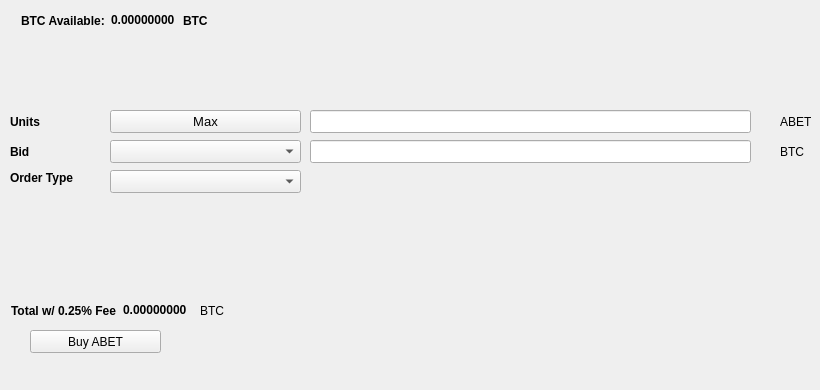
   <widget class="QWidget" name="BuyTab">
    <attribute name="title">
     <string>Buy</string>
    </attribute>
    <widget class="QPushButton" name="BuyABET">
     <property name="geometry">
      <rect>
       <x>30</x>
       <y>330</y>
       <width>131</width>
       <height>23</height>
      </rect>
     </property>
     <property name="text">
      <string>Buy ABET</string>
     </property>
     <property name="icon">
      <iconset resource="../altbet.qrc">
       <normaloff>:/icons/bitcoin</normaloff>:/icons/bitcoin</iconset>
     </property>
    </widget>
    <widget class="QLabel" name="label_3">
     <property name="geometry">
      <rect>
       <x>10</x>
       <y>110</y>
       <width>46</width>
       <height>23</height>
      </rect>
     </property>
     <property name="font">
      <font>
       <weight>75</weight>
       <bold>true</bold>
      </font>
     </property>
     <property name="text">
      <string>Units</string>
     </property>
    </widget>
    <widget class="QLineEdit" name="UnitsInput">
     <property name="geometry">
      <rect>
       <x>310</x>
       <y>110</y>
       <width>441</width>
       <height>23</height>
      </rect>
     </property>
     <property name="font">
      <font>
       <pointsize>9</pointsize>
       <weight>75</weight>
       <bold>true</bold>
      </font>
     </property>
    </widget>
    <widget class="QLineEdit" name="BuyBidPriceEdit">
     <property name="geometry">
      <rect>
       <x>310</x>
       <y>140</y>
       <width>441</width>
       <height>23</height>
      </rect>
     </property>
     <property name="font">
      <font>
       <pointsize>9</pointsize>
       <weight>75</weight>
       <bold>true</bold>
      </font>
     </property>
    </widget>
    <widget class="QLabel" name="label_4">
     <property name="geometry">
      <rect>
       <x>780</x>
       <y>110</y>
       <width>31</width>
       <height>23</height>
      </rect>
     </property>
     <property name="text">
      <string>ABET</string>
     </property>
    </widget>
    <widget class="QLabel" name="label_5">
     <property name="geometry">
      <rect>
       <x>780</x>
       <y>140</y>
       <width>31</width>
       <height>23</height>
      </rect>
     </property>
     <property name="text">
      <string>BTC</string>
     </property>
    </widget>
    <widget class="QLabel" name="label_6">
     <property name="geometry">
      <rect>
       <x>10</x>
       <y>140</y>
       <width>46</width>
       <height>23</height>
      </rect>
     </property>
     <property name="font">
      <font>
       <weight>75</weight>
       <bold>true</bold>
      </font>
     </property>
     <property name="text">
      <string>Bid</string>
     </property>
    </widget>
    <widget class="QLabel" name="label_7">
     <property name="geometry">
      <rect>
       <x>10</x>
       <y>170</y>
       <width>91</width>
       <height>16</height>
      </rect>
     </property>
     <property name="font">
      <font>
       <weight>75</weight>
       <bold>true</bold>
      </font>
     </property>
     <property name="text">
      <string>Order Type</string>
     </property>
    </widget>
    <widget class="QPushButton" name="Buy_Max_Amount">
     <property name="geometry">
      <rect>
       <x>110</x>
       <y>110</y>
       <width>191</width>
       <height>23</height>
      </rect>
     </property>
     <property name="font">
      <font>
       <pointsize>10</pointsize>
      </font>
     </property>
     <property name="text">
      <string>Max</string>
     </property>
    </widget>
    <widget class="QComboBox" name="BuyBidcomboBox">
     <property name="geometry">
      <rect>
       <x>110</x>
       <y>140</y>
       <width>191</width>
       <height>23</height>
      </rect>
     </property>
     <property name="font">
      <font>
       <pointsize>10</pointsize>
      </font>
     </property>
    </widget>
    <widget class="QComboBox" name="buyOrdertypeCombo">
     <property name="geometry">
      <rect>
       <x>110</x>
       <y>170</y>
       <width>191</width>
       <height>23</height>
      </rect>
     </property>
     <property name="font">
      <font>
       <pointsize>10</pointsize>
      </font>
     </property>
    </widget>
    <widget class="QWidget" name="layoutWidget1">
     <property name="geometry">
      <rect>
       <x>21</x>
       <y>11</y>
       <width>227</width>
       <height>19</height>
      </rect>
     </property>
     <layout class="QHBoxLayout" name="horizontalLayout_3">
      <item>
       <widget class="QLabel" name="label232">
        <property name="font">
         <font>
          <weight>75</weight>
          <bold>true</bold>
         </font>
        </property>
        <property name="text">
         <string>BTC Available:</string>
        </property>
       </widget>
      </item>
      <item>
       <widget class="QLabel" name="BtcAvailableLbl">
        <property name="palette">
         <palette>
          <active>
           <colorrole role="WindowText">
            <brush brushstyle="SolidPattern">
             <color alpha="255">
              <red>0</red>
              <green>0</green>
              <blue>0</blue>
             </color>
            </brush>
           </colorrole>
           <colorrole role="Button">
            <brush brushstyle="SolidPattern">
             <color alpha="255">
              <red>0</red>
              <green>170</green>
              <blue>0</blue>
             </color>
            </brush>
           </colorrole>
           <colorrole role="Light">
            <brush brushstyle="SolidPattern">
             <color alpha="255">
              <red>0</red>
              <green>255</green>
              <blue>0</blue>
             </color>
            </brush>
           </colorrole>
           <colorrole role="Midlight">
            <brush brushstyle="SolidPattern">
             <color alpha="255">
              <red>0</red>
              <green>212</green>
              <blue>0</blue>
             </color>
            </brush>
           </colorrole>
           <colorrole role="Dark">
            <brush brushstyle="SolidPattern">
             <color alpha="255">
              <red>0</red>
              <green>85</green>
              <blue>0</blue>
             </color>
            </brush>
           </colorrole>
           <colorrole role="Mid">
            <brush brushstyle="SolidPattern">
             <color alpha="255">
              <red>0</red>
              <green>113</green>
              <blue>0</blue>
             </color>
            </brush>
           </colorrole>
           <colorrole role="Text">
            <brush brushstyle="SolidPattern">
             <color alpha="255">
              <red>0</red>
              <green>170</green>
              <blue>0</blue>
             </color>
            </brush>
           </colorrole>
           <colorrole role="BrightText">
            <brush brushstyle="SolidPattern">
             <color alpha="255">
              <red>255</red>
              <green>255</green>
              <blue>255</blue>
             </color>
            </brush>
           </colorrole>
           <colorrole role="ButtonText">
            <brush brushstyle="SolidPattern">
             <color alpha="255">
              <red>0</red>
              <green>0</green>
              <blue>0</blue>
             </color>
            </brush>
           </colorrole>
           <colorrole role="Base">
            <brush brushstyle="SolidPattern">
             <color alpha="255">
              <red>255</red>
              <green>255</green>
              <blue>255</blue>
             </color>
            </brush>
           </colorrole>
           <colorrole role="Window">
            <brush brushstyle="SolidPattern">
             <color alpha="255">
              <red>0</red>
              <green>170</green>
              <blue>0</blue>
             </color>
            </brush>
           </colorrole>
           <colorrole role="Shadow">
            <brush brushstyle="SolidPattern">
             <color alpha="255">
              <red>0</red>
              <green>0</green>
              <blue>0</blue>
             </color>
            </brush>
           </colorrole>
           <colorrole role="AlternateBase">
            <brush brushstyle="SolidPattern">
             <color alpha="255">
              <red>127</red>
              <green>212</green>
              <blue>127</blue>
             </color>
            </brush>
           </colorrole>
           <colorrole role="ToolTipBase">
            <brush brushstyle="SolidPattern">
             <color alpha="255">
              <red>255</red>
              <green>255</green>
              <blue>220</blue>
             </color>
            </brush>
           </colorrole>
           <colorrole role="ToolTipText">
            <brush brushstyle="SolidPattern">
             <color alpha="255">
              <red>0</red>
              <green>0</green>
              <blue>0</blue>
             </color>
            </brush>
           </colorrole>
          </active>
          <inactive>
           <colorrole role="WindowText">
            <brush brushstyle="SolidPattern">
             <color alpha="255">
              <red>0</red>
              <green>0</green>
              <blue>0</blue>
             </color>
            </brush>
           </colorrole>
           <colorrole role="Button">
            <brush brushstyle="SolidPattern">
             <color alpha="255">
              <red>0</red>
              <green>170</green>
              <blue>0</blue>
             </color>
            </brush>
           </colorrole>
           <colorrole role="Light">
            <brush brushstyle="SolidPattern">
             <color alpha="255">
              <red>0</red>
              <green>255</green>
              <blue>0</blue>
             </color>
            </brush>
           </colorrole>
           <colorrole role="Midlight">
            <brush brushstyle="SolidPattern">
             <color alpha="255">
              <red>0</red>
              <green>212</green>
              <blue>0</blue>
             </color>
            </brush>
           </colorrole>
           <colorrole role="Dark">
            <brush brushstyle="SolidPattern">
             <color alpha="255">
              <red>0</red>
              <green>85</green>
              <blue>0</blue>
             </color>
            </brush>
           </colorrole>
           <colorrole role="Mid">
            <brush brushstyle="SolidPattern">
             <color alpha="255">
              <red>0</red>
              <green>113</green>
              <blue>0</blue>
             </color>
            </brush>
           </colorrole>
           <colorrole role="Text">
            <brush brushstyle="SolidPattern">
             <color alpha="255">
              <red>0</red>
              <green>170</green>
              <blue>0</blue>
             </color>
            </brush>
           </colorrole>
           <colorrole role="BrightText">
            <brush brushstyle="SolidPattern">
             <color alpha="255">
              <red>255</red>
              <green>255</green>
              <blue>255</blue>
             </color>
            </brush>
           </colorrole>
           <colorrole role="ButtonText">
            <brush brushstyle="SolidPattern">
             <color alpha="255">
              <red>0</red>
              <green>0</green>
              <blue>0</blue>
             </color>
            </brush>
           </colorrole>
           <colorrole role="Base">
            <brush brushstyle="SolidPattern">
             <color alpha="255">
              <red>255</red>
              <green>255</green>
              <blue>255</blue>
             </color>
            </brush>
           </colorrole>
           <colorrole role="Window">
            <brush brushstyle="SolidPattern">
             <color alpha="255">
              <red>0</red>
              <green>170</green>
              <blue>0</blue>
             </color>
            </brush>
           </colorrole>
           <colorrole role="Shadow">
            <brush brushstyle="SolidPattern">
             <color alpha="255">
              <red>0</red>
              <green>0</green>
              <blue>0</blue>
             </color>
            </brush>
           </colorrole>
           <colorrole role="AlternateBase">
            <brush brushstyle="SolidPattern">
             <color alpha="255">
              <red>127</red>
              <green>212</green>
              <blue>127</blue>
             </color>
            </brush>
           </colorrole>
           <colorrole role="ToolTipBase">
            <brush brushstyle="SolidPattern">
             <color alpha="255">
              <red>255</red>
              <green>255</green>
              <blue>220</blue>
             </color>
            </brush>
           </colorrole>
           <colorrole role="ToolTipText">
            <brush brushstyle="SolidPattern">
             <color alpha="255">
              <red>0</red>
              <green>0</green>
              <blue>0</blue>
             </color>
            </brush>
           </colorrole>
          </inactive>
          <disabled>
           <colorrole role="WindowText">
            <brush brushstyle="SolidPattern">
             <color alpha="255">
              <red>0</red>
              <green>85</green>
              <blue>0</blue>
             </color>
            </brush>
           </colorrole>
           <colorrole role="Button">
            <brush brushstyle="SolidPattern">
             <color alpha="255">
              <red>0</red>
              <green>170</green>
              <blue>0</blue>
             </color>
            </brush>
           </colorrole>
           <colorrole role="Light">
            <brush brushstyle="SolidPattern">
             <color alpha="255">
              <red>0</red>
              <green>255</green>
              <blue>0</blue>
             </color>
            </brush>
           </colorrole>
           <colorrole role="Midlight">
            <brush brushstyle="SolidPattern">
             <color alpha="255">
              <red>0</red>
              <green>212</green>
              <blue>0</blue>
             </color>
            </brush>
           </colorrole>
           <colorrole role="Dark">
            <brush brushstyle="SolidPattern">
             <color alpha="255">
              <red>0</red>
              <green>85</green>
              <blue>0</blue>
             </color>
            </brush>
           </colorrole>
           <colorrole role="Mid">
            <brush brushstyle="SolidPattern">
             <color alpha="255">
              <red>0</red>
              <green>113</green>
              <blue>0</blue>
             </color>
            </brush>
           </colorrole>
           <colorrole role="Text">
            <brush brushstyle="SolidPattern">
             <color alpha="255">
              <red>0</red>
              <green>85</green>
              <blue>0</blue>
             </color>
            </brush>
           </colorrole>
           <colorrole role="BrightText">
            <brush brushstyle="SolidPattern">
             <color alpha="255">
              <red>255</red>
              <green>255</green>
              <blue>255</blue>
             </color>
            </brush>
           </colorrole>
           <colorrole role="ButtonText">
            <brush brushstyle="SolidPattern">
             <color alpha="255">
              <red>0</red>
              <green>85</green>
              <blue>0</blue>
             </color>
            </brush>
           </colorrole>
           <colorrole role="Base">
            <brush brushstyle="SolidPattern">
             <color alpha="255">
              <red>0</red>
              <green>170</green>
              <blue>0</blue>
             </color>
            </brush>
           </colorrole>
           <colorrole role="Window">
            <brush brushstyle="SolidPattern">
             <color alpha="255">
              <red>0</red>
              <green>170</green>
              <blue>0</blue>
             </color>
            </brush>
           </colorrole>
           <colorrole role="Shadow">
            <brush brushstyle="SolidPattern">
             <color alpha="255">
              <red>0</red>
              <green>0</green>
              <blue>0</blue>
             </color>
            </brush>
           </colorrole>
           <colorrole role="AlternateBase">
            <brush brushstyle="SolidPattern">
             <color alpha="255">
              <red>0</red>
              <green>170</green>
              <blue>0</blue>
             </color>
            </brush>
           </colorrole>
           <colorrole role="ToolTipBase">
            <brush brushstyle="SolidPattern">
             <color alpha="255">
              <red>255</red>
              <green>255</green>
              <blue>220</blue>
             </color>
            </brush>
           </colorrole>
           <colorrole role="ToolTipText">
            <brush brushstyle="SolidPattern">
             <color alpha="255">
              <red>0</red>
              <green>0</green>
              <blue>0</blue>
             </color>
            </brush>
           </colorrole>
          </disabled>
         </palette>
        </property>
        <property name="font">
         <font>
          <weight>75</weight>
          <bold>true</bold>
         </font>
        </property>
        <property name="text">
         <string>0.00000000</string>
        </property>
        <property name="textInteractionFlags">
         <set>Qt::LinksAccessibleByMouse|Qt::TextSelectableByKeyboard|Qt::TextSelectableByMouse</set>
        </property>
       </widget>
      </item>
      <item>
       <widget class="QLabel" name="BtcAvailableLbl_2">
        <property name="font">
         <font>
          <weight>75</weight>
          <bold>true</bold>
         </font>
        </property>
        <property name="text">
         <string>BTC</string>
        </property>
       </widget>
      </item>
     </layout>
    </widget>
    <widget class="QWidget" name="layoutWidge2">
     <property name="geometry">
      <rect>
       <x>11</x>
       <y>301</y>
       <width>259</width>
       <height>19</height>
      </rect>
     </property>
     <layout class="QHBoxLayout" name="horizontalLayout_4">
      <item>
       <widget class="QLabel" name="label_9">
        <property name="font">
         <font>
          <weight>75</weight>
          <bold>true</bold>
         </font>
        </property>
        <property name="text">
         <string>Total w/ 0.25% Fee</string>
        </property>
       </widget>
      </item>
      <item>
       <widget class="QLabel" name="BuyCostLabel">
        <property name="palette">
         <palette>
          <active>
           <colorrole role="WindowText">
            <brush brushstyle="SolidPattern">
             <color alpha="255">
              <red>0</red>
              <green>0</green>
              <blue>0</blue>
             </color>
            </brush>
           </colorrole>
           <colorrole role="Button">
            <brush brushstyle="SolidPattern">
             <color alpha="255">
              <red>0</red>
              <green>170</green>
              <blue>0</blue>
             </color>
            </brush>
           </colorrole>
           <colorrole role="Light">
            <brush brushstyle="SolidPattern">
             <color alpha="255">
              <red>0</red>
              <green>255</green>
              <blue>0</blue>
             </color>
            </brush>
           </colorrole>
           <colorrole role="Midlight">
            <brush brushstyle="SolidPattern">
             <color alpha="255">
              <red>0</red>
              <green>212</green>
              <blue>0</blue>
             </color>
            </brush>
           </colorrole>
           <colorrole role="Dark">
            <brush brushstyle="SolidPattern">
             <color alpha="255">
              <red>0</red>
              <green>85</green>
              <blue>0</blue>
             </color>
            </brush>
           </colorrole>
           <colorrole role="Mid">
            <brush brushstyle="SolidPattern">
             <color alpha="255">
              <red>0</red>
              <green>113</green>
              <blue>0</blue>
             </color>
            </brush>
           </colorrole>
           <colorrole role="Text">
            <brush brushstyle="SolidPattern">
             <color alpha="255">
              <red>0</red>
              <green>170</green>
              <blue>0</blue>
             </color>
            </brush>
           </colorrole>
           <colorrole role="BrightText">
            <brush brushstyle="SolidPattern">
             <color alpha="255">
              <red>255</red>
              <green>255</green>
              <blue>255</blue>
             </color>
            </brush>
           </colorrole>
           <colorrole role="ButtonText">
            <brush brushstyle="SolidPattern">
             <color alpha="255">
              <red>0</red>
              <green>0</green>
              <blue>0</blue>
             </color>
            </brush>
           </colorrole>
           <colorrole role="Base">
            <brush brushstyle="SolidPattern">
             <color alpha="255">
              <red>255</red>
              <green>255</green>
              <blue>255</blue>
             </color>
            </brush>
           </colorrole>
           <colorrole role="Window">
            <brush brushstyle="SolidPattern">
             <color alpha="255">
              <red>0</red>
              <green>170</green>
              <blue>0</blue>
             </color>
            </brush>
           </colorrole>
           <colorrole role="Shadow">
            <brush brushstyle="SolidPattern">
             <color alpha="255">
              <red>0</red>
              <green>0</green>
              <blue>0</blue>
             </color>
            </brush>
           </colorrole>
           <colorrole role="AlternateBase">
            <brush brushstyle="SolidPattern">
             <color alpha="255">
              <red>127</red>
              <green>212</green>
              <blue>127</blue>
             </color>
            </brush>
           </colorrole>
           <colorrole role="ToolTipBase">
            <brush brushstyle="SolidPattern">
             <color alpha="255">
              <red>255</red>
              <green>255</green>
              <blue>220</blue>
             </color>
            </brush>
           </colorrole>
           <colorrole role="ToolTipText">
            <brush brushstyle="SolidPattern">
             <color alpha="255">
              <red>0</red>
              <green>0</green>
              <blue>0</blue>
             </color>
            </brush>
           </colorrole>
          </active>
          <inactive>
           <colorrole role="WindowText">
            <brush brushstyle="SolidPattern">
             <color alpha="255">
              <red>0</red>
              <green>0</green>
              <blue>0</blue>
             </color>
            </brush>
           </colorrole>
           <colorrole role="Button">
            <brush brushstyle="SolidPattern">
             <color alpha="255">
              <red>0</red>
              <green>170</green>
              <blue>0</blue>
             </color>
            </brush>
           </colorrole>
           <colorrole role="Light">
            <brush brushstyle="SolidPattern">
             <color alpha="255">
              <red>0</red>
              <green>255</green>
              <blue>0</blue>
             </color>
            </brush>
           </colorrole>
           <colorrole role="Midlight">
            <brush brushstyle="SolidPattern">
             <color alpha="255">
              <red>0</red>
              <green>212</green>
              <blue>0</blue>
             </color>
            </brush>
           </colorrole>
           <colorrole role="Dark">
            <brush brushstyle="SolidPattern">
             <color alpha="255">
              <red>0</red>
              <green>85</green>
              <blue>0</blue>
             </color>
            </brush>
           </colorrole>
           <colorrole role="Mid">
            <brush brushstyle="SolidPattern">
             <color alpha="255">
              <red>0</red>
              <green>113</green>
              <blue>0</blue>
             </color>
            </brush>
           </colorrole>
           <colorrole role="Text">
            <brush brushstyle="SolidPattern">
             <color alpha="255">
              <red>0</red>
              <green>170</green>
              <blue>0</blue>
             </color>
            </brush>
           </colorrole>
           <colorrole role="BrightText">
            <brush brushstyle="SolidPattern">
             <color alpha="255">
              <red>255</red>
              <green>255</green>
              <blue>255</blue>
             </color>
            </brush>
           </colorrole>
           <colorrole role="ButtonText">
            <brush brushstyle="SolidPattern">
             <color alpha="255">
              <red>0</red>
              <green>0</green>
              <blue>0</blue>
             </color>
            </brush>
           </colorrole>
           <colorrole role="Base">
            <brush brushstyle="SolidPattern">
             <color alpha="255">
              <red>255</red>
              <green>255</green>
              <blue>255</blue>
             </color>
            </brush>
           </colorrole>
           <colorrole role="Window">
            <brush brushstyle="SolidPattern">
             <color alpha="255">
              <red>0</red>
              <green>170</green>
              <blue>0</blue>
             </color>
            </brush>
           </colorrole>
           <colorrole role="Shadow">
            <brush brushstyle="SolidPattern">
             <color alpha="255">
              <red>0</red>
              <green>0</green>
              <blue>0</blue>
             </color>
            </brush>
           </colorrole>
           <colorrole role="AlternateBase">
            <brush brushstyle="SolidPattern">
             <color alpha="255">
              <red>127</red>
              <green>212</green>
              <blue>127</blue>
             </color>
            </brush>
           </colorrole>
           <colorrole role="ToolTipBase">
            <brush brushstyle="SolidPattern">
             <color alpha="255">
              <red>255</red>
              <green>255</green>
              <blue>220</blue>
             </color>
            </brush>
           </colorrole>
           <colorrole role="ToolTipText">
            <brush brushstyle="SolidPattern">
             <color alpha="255">
              <red>0</red>
              <green>0</green>
              <blue>0</blue>
             </color>
            </brush>
           </colorrole>
          </inactive>
          <disabled>
           <colorrole role="WindowText">
            <brush brushstyle="SolidPattern">
             <color alpha="255">
              <red>0</red>
              <green>85</green>
              <blue>0</blue>
             </color>
            </brush>
           </colorrole>
           <colorrole role="Button">
            <brush brushstyle="SolidPattern">
             <color alpha="255">
              <red>0</red>
              <green>170</green>
              <blue>0</blue>
             </color>
            </brush>
           </colorrole>
           <colorrole role="Light">
            <brush brushstyle="SolidPattern">
             <color alpha="255">
              <red>0</red>
              <green>255</green>
              <blue>0</blue>
             </color>
            </brush>
           </colorrole>
           <colorrole role="Midlight">
            <brush brushstyle="SolidPattern">
             <color alpha="255">
              <red>0</red>
              <green>212</green>
              <blue>0</blue>
             </color>
            </brush>
           </colorrole>
           <colorrole role="Dark">
            <brush brushstyle="SolidPattern">
             <color alpha="255">
              <red>0</red>
              <green>85</green>
              <blue>0</blue>
             </color>
            </brush>
           </colorrole>
           <colorrole role="Mid">
            <brush brushstyle="SolidPattern">
             <color alpha="255">
              <red>0</red>
              <green>113</green>
              <blue>0</blue>
             </color>
            </brush>
           </colorrole>
           <colorrole role="Text">
            <brush brushstyle="SolidPattern">
             <color alpha="255">
              <red>0</red>
              <green>85</green>
              <blue>0</blue>
             </color>
            </brush>
           </colorrole>
           <colorrole role="BrightText">
            <brush brushstyle="SolidPattern">
             <color alpha="255">
              <red>255</red>
              <green>255</green>
              <blue>255</blue>
             </color>
            </brush>
           </colorrole>
           <colorrole role="ButtonText">
            <brush brushstyle="SolidPattern">
             <color alpha="255">
              <red>0</red>
              <green>85</green>
              <blue>0</blue>
             </color>
            </brush>
           </colorrole>
           <colorrole role="Base">
            <brush brushstyle="SolidPattern">
             <color alpha="255">
              <red>0</red>
              <green>170</green>
              <blue>0</blue>
             </color>
            </brush>
           </colorrole>
           <colorrole role="Window">
            <brush brushstyle="SolidPattern">
             <color alpha="255">
              <red>0</red>
              <green>170</green>
              <blue>0</blue>
             </color>
            </brush>
           </colorrole>
           <colorrole role="Shadow">
            <brush brushstyle="SolidPattern">
             <color alpha="255">
              <red>0</red>
              <green>0</green>
              <blue>0</blue>
             </color>
            </brush>
           </colorrole>
           <colorrole role="AlternateBase">
            <brush brushstyle="SolidPattern">
             <color alpha="255">
              <red>0</red>
              <green>170</green>
              <blue>0</blue>
             </color>
            </brush>
           </colorrole>
           <colorrole role="ToolTipBase">
            <brush brushstyle="SolidPattern">
             <color alpha="255">
              <red>255</red>
              <green>255</green>
              <blue>220</blue>
             </color>
            </brush>
           </colorrole>
           <colorrole role="ToolTipText">
            <brush brushstyle="SolidPattern">
             <color alpha="255">
              <red>0</red>
              <green>0</green>
              <blue>0</blue>
             </color>
            </brush>
           </colorrole>
          </disabled>
         </palette>
        </property>
        <property name="font">
         <font>
          <weight>75</weight>
          <bold>true</bold>
         </font>
        </property>
        <property name="autoFillBackground">
         <bool>false</bool>
        </property>
        <property name="text">
         <string>0.00000000</string>
        </property>
        <property name="textInteractionFlags">
         <set>Qt::LinksAccessibleByMouse|Qt::TextSelectableByMouse</set>
        </property>
       </widget>
      </item>
      <item>
       <widget class="QLabel" name="label_10">
        <property name="font">
         <font>
          <weight>50</weight>
          <bold>false</bold>
         </font>
        </property>
        <property name="text">
         <string>BTC</string>
        </property>
       </widget>
      </item>
     </layout>
    </widget>
    <widget class="QLabel" name="label_24">
     <property name="geometry">
      <rect>
       <x>460</x>
       <y>300</y>
       <width>281</width>
       <height>81</height>
      </rect>
     </property>
     <property name="text">
      <string/>
     </property>
     <property name="pixmap">
      <pixmap>:/images/bittrex</pixmap>
     </property>
    </widget>
   </widget>
